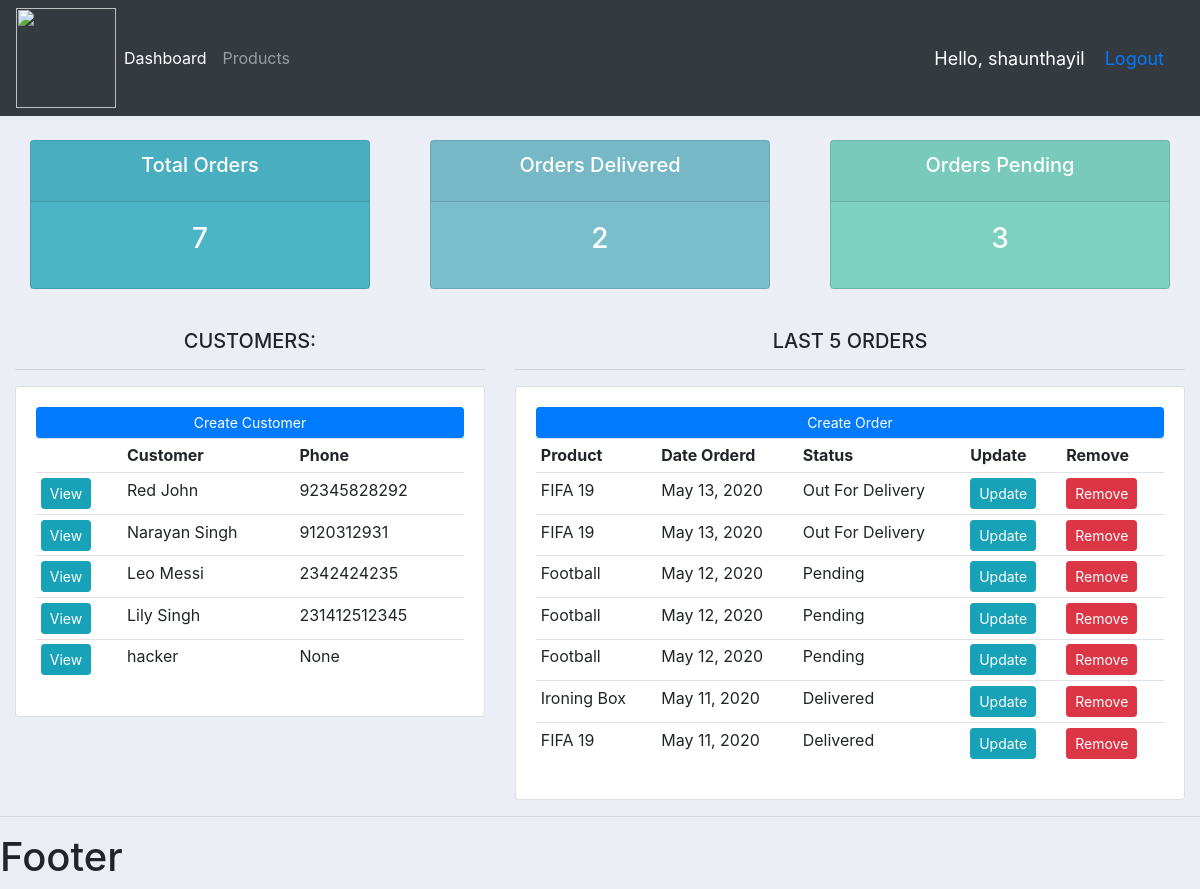
The app's page / (signed in) with its own data.
### Accounts/models.py (models this page shows, shortened)
class Customer(models.Model):
    user = models.OneToOneField(User,null=True, on_delete=models.CASCADE)
    name = models.CharField(max_length = 200,null=True)
    email = models.CharField(max_length=200,null=True)
    phone = models.CharField(max_length=200,null=True)
    profile_pic = models.ImageField(default='default_profile.jpg',null=True,blank=True)
    date_created = models.DateTimeField(auto_now_add=True,null=True)

class Order(models.Model):
    STATUS = (
                 ('Pending','Pending'),
                 ('Out For Delivery','Out For Delivery'),
                 ('Delivered','Delivered')
                                      )
    customer = models.ForeignKey(Customer,null=True,on_delete = models.SET_NULL)
    prodcut = models.ForeignKey(Product,null=True,on_delete = models.SET_NULL)
    status = models.CharField(max_length = 200,choices = STATUS)
    note = models.CharField(max_length=1000,null=True)
    date_created = models.DateTimeField(auto_now_add = True,null=True)

class Product(models.Model):
    CATEGORY = (('indoor','indoor'),('outdoor','outdoor'))
    name = models.CharField(max_length = 200,null =True)
    price = models.FloatField(null = True)
    category = models.CharField(max_length = 200,null=True,choices=CATEGORY)
    description = models.CharField(max_length = 200 ,null=True,blank=True)
    date_created = models.DateTimeField(auto_now_add = True, null=True)
    tags = models.ManyToManyField(Tag)

### Accounts/decorators.py (the view)
    def wrapper_func(request,*args,**kwargs):
        group = None
        if request.user.groups.exists():
            group = request.user.groups.all()[0].name
            if(group == 'customer'):
                return redirect('user_page')
            if group == 'admin':
                return view_func(request,*args,**kwargs)

### Accounts/views.py (called while the page is built)
@login_required(login_url='login')  # Prevent Acces From Unlogged Users
@admin_only   # Only For Home: Allow Admins Only Else Redirect To User Page
def home(request):
    orders = Order.objects.all().order_by('-date_created')
    customers = Customer.objects.all()
    total_orders = orders.count()
    delivered_count = orders.filter(status = 'Delivered').count()
    pending_count = orders.filter(status = 'Pending').count()
    context = {'orders':orders,'customers':customers,'total_orders': total_orders,'delivered_count':delivered_count,'pending_count':pending_count}
    return  render(request,'Accounts/dashboard.html',context)

### templates/Accounts/dashboard.html
{% extends 'Accounts/base.html'%}
{% block content%}
{%  include 'Accounts/status.html' %}
<br>
<div class="row">
	<div class="col-md-5">
		<h5 align="center">CUSTOMERS:</h5>
		<hr>
		<div class="card card-body">
			<a class="btn btn-primary  btn-sm btn-block" href="#"">Create Customer</a>
			<table class="table table-sm">
				<tr>
			         <th> </th>
					<th>Customer</th>
					<th>Phone</th>
				</tr>
				{% for cust in customers %}
				<tr>
				    <td><a class="btn btn-sm btn-info" href="{% url 'customer' cust.id %}">View</a></td>
					<td>{{ cust.name }}</td>
					<td>{{ cust.phone }}</td>
				</tr>
				{% endfor %}
			</table>
		</div>
	</div>
	<div class="col-md-7">
		<h5 align="center">LAST 5 ORDERS</h5>
		<hr>
		<div class="card card-body">
			<a class="btn btn-primary  btn-sm btn-block" href="{% url 'create_order' 'new' %}">Create Order</a>
			<table class="table table-sm">
				<tr>
					<th>Product</th>
					<th>Date Orderd</th>
					<th>Status</th>
					<th>Update</th>
					<th>Remove</th>
				</tr>
				{% for order in orders %}
				<tr>
					<td>{{ order.prodcut.name }}</td>
					<td>{{ order.date_created.date}}</td>
					<td>{{ order.status}}</td>
					<td><a class="btn btn-sm btn-info" href="{% url 'update_order' order.id %}">Update</a></td>
					<td><a class="btn btn-sm btn-danger" href="{% url 'delete_order' order.id %}">Remove</a></td>
				</tr>
				{% endfor %}
			</table>
		</div>
	</div>
</div>
{%endblock%}

### templates/Accounts/base.html (shortened to what this page needs)
{% load static %}
<!DOCTYPE html>
<head>
    <link rel="stylesheet" href="https://stackpath.bootstrapcdn.com/bootstrap/4.3.1/css/bootstrap.min.css">
    <link rel="stylesheet" type="text/css" href ="{% static 'css/base.css'%}">
</head>
<body>
    {% include 'accounts/navbar.html' %}
	<div class="container-fluid">
        {% block content %}
        {% endblock %}
        </div>
   <hr>
   <h1>Footer</h1>
    </body>
    </html>

### templates/Accounts/navbar.html (shortened to what this page needs)
{% load static %}
<nav class="navbar navbar-expand-lg navbar-dark bg-dark">
 <img src="{{request.user.customer.profile_pic.url}}" width='100' height='100'>
  <div class="collapse navbar-collapse" id="navbarNav">
    <ul class="navbar-nav">
    {% if request.user.is_staff %}
      <li class="nav-item active">
        <a class="nav-link" href="{% url 'home' %}">Dashboard</a>
      </li>
      <li class="nav-item">
        <a class="nav-link" href="{% url 'product' %}">Products</a>
      </li>
      {% else %}
       <li class="nav-item">
        <a class="nav-link" href="{% url 'setting' %}">Settings</a>
      </li>
      {% endif %}
    </ul>
  </div>
    <span class = "hello-msg">Hello, {{request.user}}</span>
    <span class = "hello-msg"><a href="{% url 'logout' %}">Logout</a></span>
  </nav>

### templates/Accounts/status.html
<br>
<div class="row">
	<div class="col">
		<div class="col-md">
			<div class="card text-center text-white  mb-3" id="total-orders">
			  	<div class="card-header">
			  		<h5 class="card-title">Total Orders</h5>
			  	</div>
			  	<div class="card-body">
			    	<h3 class="card-title">{{ total_orders}}</h3>
			  	</div>
			</div>
		</div>
	</div>
	<div class="col">
		<div class="col-md">
			<div class="card text-center text-white  mb-3" id="orders-delivered">
			  	<div class="card-header">
			  		<h5 class="card-title">Orders Delivered</h5>
			  	</div>
			  	<div class="card-body">
			    	<h3 class="card-title">{{ delivered_count}}</h3>
			  	</div>
			</div>
		</div>
	</div>
	<div class="col">
		<div class="col-md">
			<div class="card text-center text-white  mb-3" id="orders-pending">
			  	<div class="card-header">
			  		<h5 class="card-title">Orders Pending</h5>
			  	</div>
			  	<div class="card-body">
			    	<h3 class="card-title">{{ pending_count }}</h3>
			  	</div>
			</div>
		</div>
	</div>
</div>

### static/css/base.css (style rules this page uses)
body { background-color: #ebeff5; }
#total-orders { background-color: #4cb4c7; }
#orders-delivered { background-color: #7abecc; }
#orders-pending { background-color: #7CD1C0; }

### templates/Accounts/navbar.html (style rules this page uses)
.hello-msg { font-size: 18px; color: #fff; margin-right: 20px; }

### records on screen
Customer: name "Red John", phone "92345828292"
Customer: name "Narayan Singh", phone "9120312931"
Customer: name "Leo Messi", phone "2342424235"
Customer: name "Lily Singh", phone "231412512345"
Customer: name "hacker", phone "None"
Order: prodcut.name "FIFA 19", date_created "May 13, 2020", status "Out For Delivery"
Order: prodcut.name "FIFA 19", date_created "May 13, 2020", status "Out For Delivery"
Order: prodcut.name "Football", date_created "May 12, 2020", status "Pending"
Order: prodcut.name "Football", date_created "May 12, 2020", status "Pending"
Order: prodcut.name "Football", date_created "May 12, 2020", status "Pending"
Order: prodcut.name "Ironing Box", date_created "May 11, 2020", status "Delivered"
Order: prodcut.name "FIFA 19", date_created "May 11, 2020", status "Delivered"

### other values on screen
{{ request.user }} "shaunthayil"
{{ total_orders }} "7"
{{ delivered_count }} "2"
{{ pending_count }} "3"
